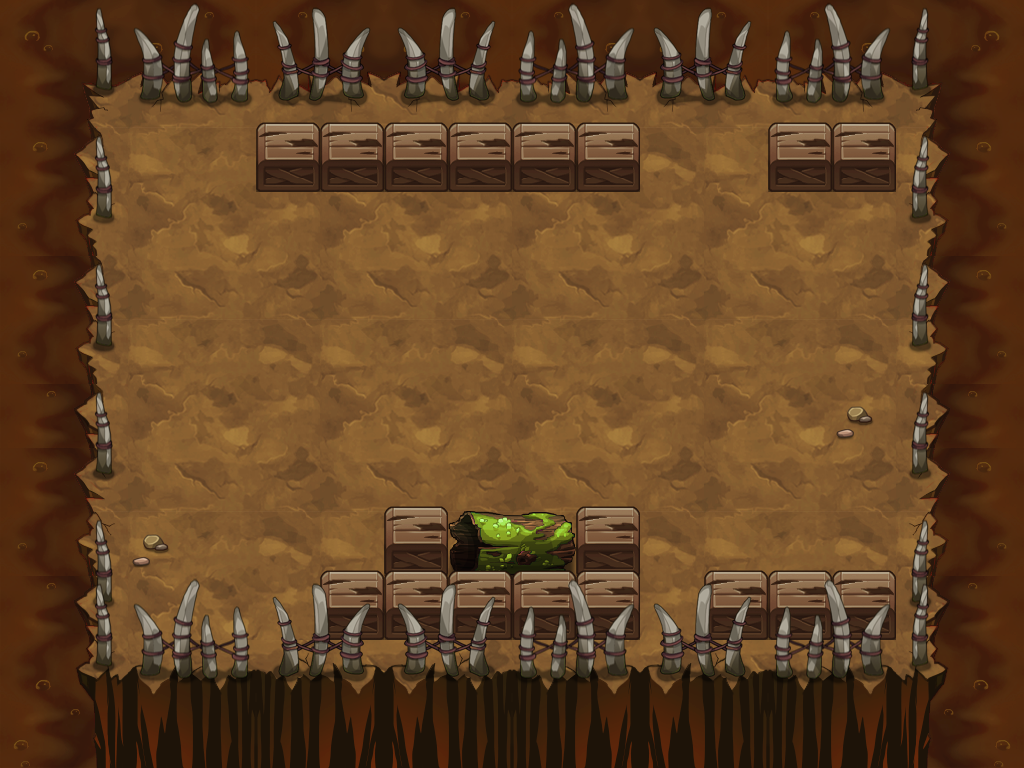

Below is a game level as drawn by its tile map, then a one-line description and the .tmx that defines it (tile-layer data replaced by summaries):
An orthogonal 16x12 tile map with 64x64 px tiles, 9 tile layers (PASS, 块层 2, 块层 4, 块层 3, ...) and 4 objects (2x TRAP, PLAYER, BOSS).

<map version="1.0" orientation="orthogonal" width="16" height="12" tilewidth="64" tileheight="64">
 <properties>
  <property name="DESTRY1" value="25" />
  <property name="DESTRY2" value="27" />
  <property name="DESTRY_COUNT" value="2" />
  <property name="EXP" value="1070" />
  <property name="ITEM" value="D040" />
  <property name="LOSE_SCRIPT" value="" />
  <property name="MONEY" value="1605" />
  <property name="START_SCRIPT" value="lv120" />
  <property name="WIN_SCRIPT" value="" />
 </properties>
 <tileset firstgid="1" name="yjbl" tilewidth="64" tileheight="64">
  <image source="yjbl-hd.png" width="900" height="1200" />
 </tileset>
 <layer name="PASS" width="16" height="12">
  <data>[192 cells, 116 non-empty, 11 distinct tile ids]</data>
 </layer>
 <layer name="块层 2" width="16" height="12">
  <data>[192 cells, 192 non-empty, 31 distinct tile ids]</data>
 </layer>
 <layer name="块层 4" width="16" height="12">
  <data>[192 cells, 96 non-empty, 5 distinct tile ids]</data>
 </layer>
 <layer name="块层 3" width="16" height="12">
  <data>[192 cells, 44 non-empty, 11 distinct tile ids]</data>
 </layer>
 <layer name="块层 6" width="16" height="12">
  <data>[192 cells, 20 non-empty, 3 distinct tile ids]</data>
 </layer>
 <layer name="SHELTER 9" width="16" height="12">
  <data>[192 cells, 14 non-empty, 5 distinct tile ids]</data>
 </layer>
 <layer name="SHELTER 8" width="16" height="12">
  <data>[192 cells, 8 non-empty, 1 distinct tile ids]</data>
 </layer>
 <layer name="SHELTER 7" width="16" height="12">
  <data>[192 cells, 3 non-empty, 2 distinct tile ids]</data>
 </layer>
 <layer name="SHELTER 1" width="16" height="12">
  <data>[192 cells, 8 non-empty, 1 distinct tile ids]</data>
 </layer>
 <objectgroup name="对象层 1" width="32" height="24">
  <object name="PLAYER" type="PLAYER" x="128" y="128" width="64" height="64" />
  <object name="bossyswb" type="BOSS" x="512" y="448" width="64" height="64">
   <properties>
    <property name="quality" value="bossyswb.quality" />
   </properties>
  </object>
  <object name="staff_driger" type="TRAP" x="704" y="128" width="64" height="64">
   <properties>
    <property name="trap_ani" value="driger.actor" />
    <property name="trap_floor" value="true" />
    <property name="trap_id" value="0" />
    <property name="trap_script" value="target(&quot;PLAYER&quot;):setCurrentUseSkill(  make_ice_staff_skill()  );target(&quot;PLAYER&quot;):setEffectAnimateName(&quot;find_player.ani&quot;);trap(&quot;staff_driger&quot;):setOpened(false)" />
    <property name="trap_start_mode" value="0" />
    <property name="trap_state" value="open" />
   </properties>
  </object>
  <object name="staff_driger_control" type="TRAP" x="0" y="704" width="64" height="64">
   <properties>
    <property name="trap_delay" value="10" />
    <property name="trap_id" value="0" />
    <property name="trap_script" value="trap(&quot;staff_driger&quot;):setOpened(true);" />
    <property name="trap_start_mode" value="2" />
    <property name="trap_state" value="open" />
   </properties>
  </object>
 </objectgroup>
</map>
